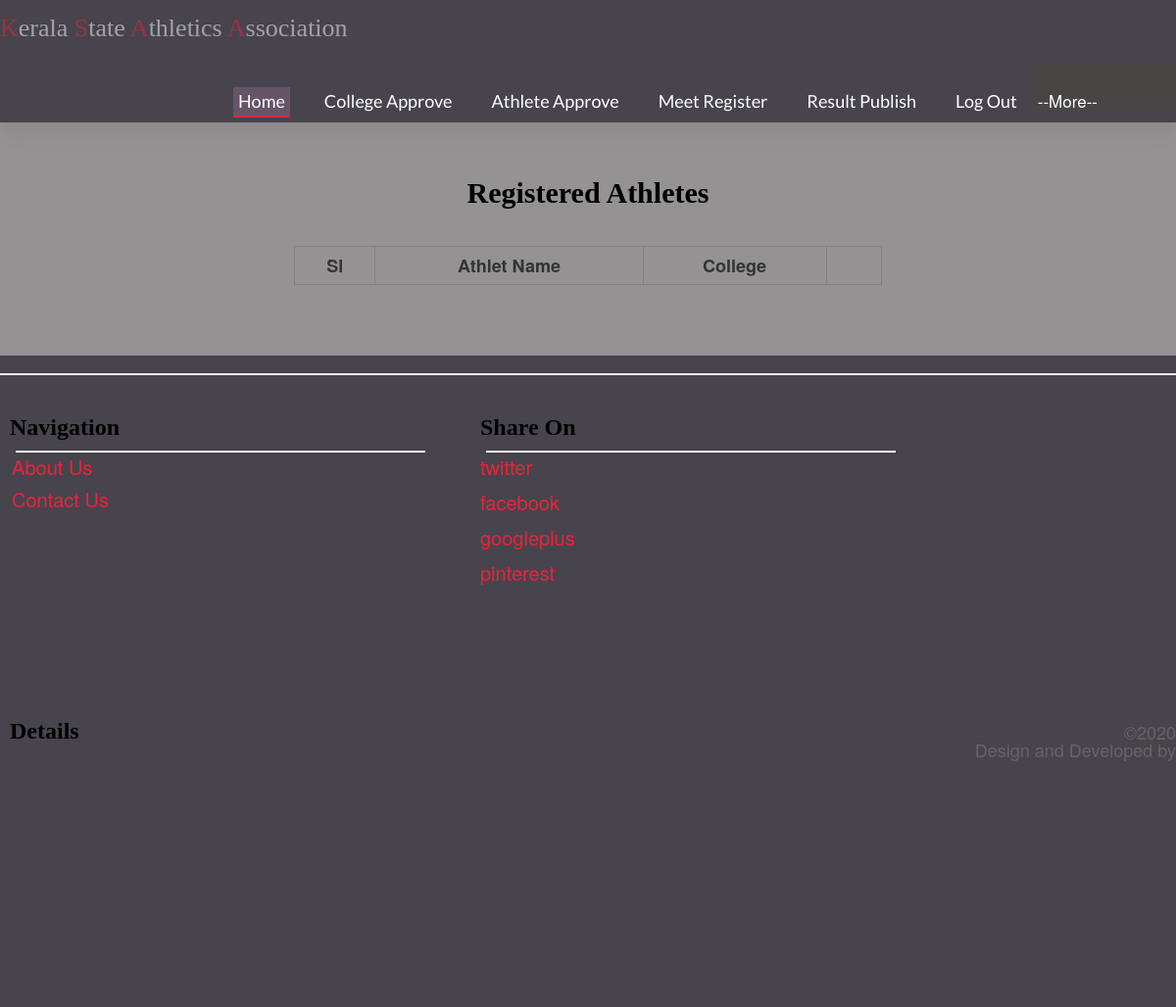
Page /athleteView.php (signed in) on the earlier database version.
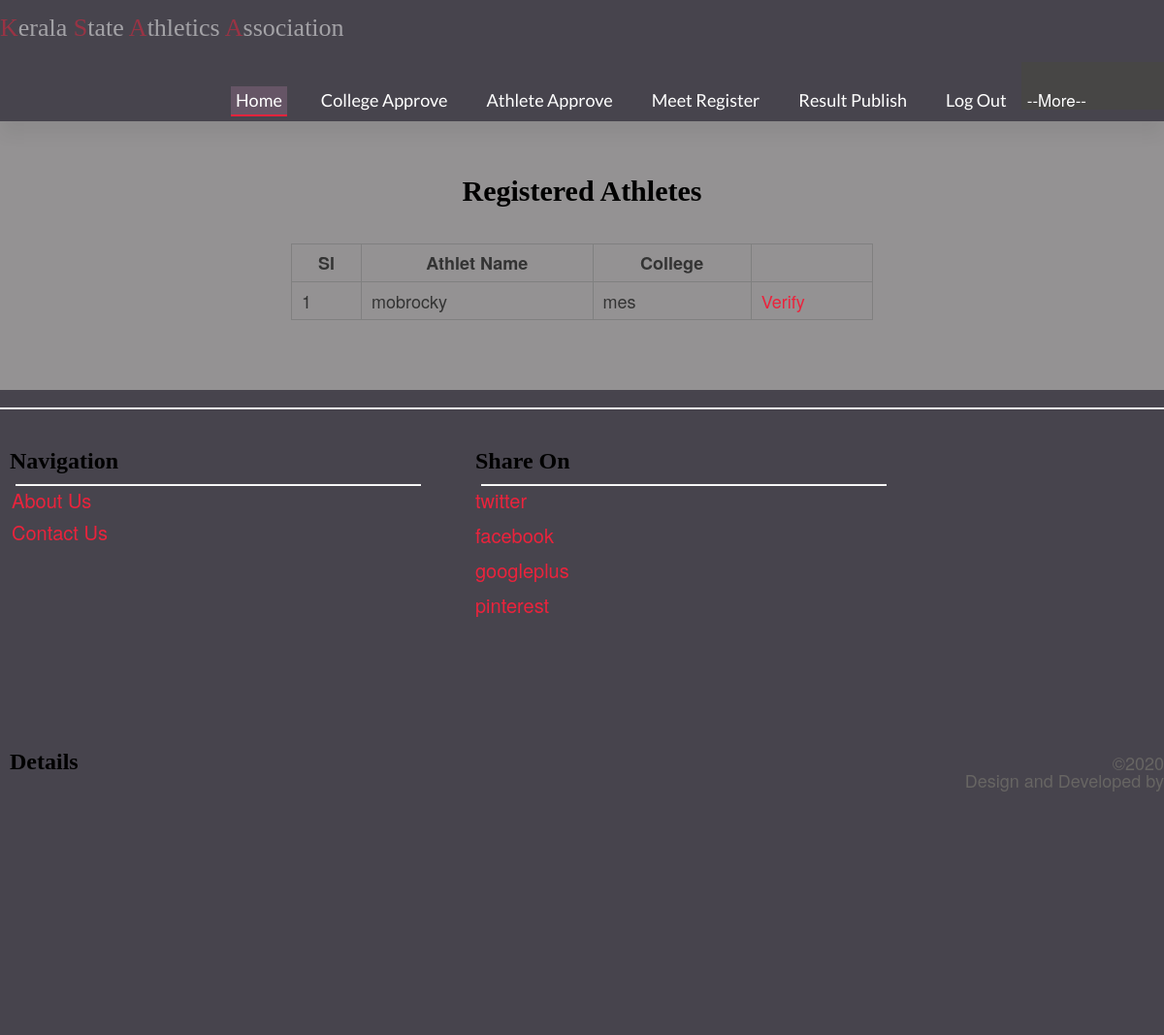
Same page on the later database version.
### tables this page shows
CREATE TABLE `athlete_registration` (
  `ath_id` int(11) NOT NULL COMMENT 'athlete id',
  `name` varchar(25) DEFAULT NULL COMMENT 'name of athlete',
  `dob` date DEFAULT NULL COMMENT 'date of birth',
  `gender` varchar(7) DEFAULT NULL COMMENT 'gender of athlete',
  `email` varchar(30) DEFAULT NULL COMMENT 'email of athlete',
  `phone` int(11) DEFAULT NULL COMMENT 'athlete phone number',
  `father_name` varchar(30) DEFAULT NULL COMMENT 'name of father',
  `mother_name` varchar(30) DEFAULT NULL COMMENT 'name of mother',
  `dist` varchar(15) DEFAULT NULL COMMENT 'district',
  `address` varchar(50) DEFAULT NULL COMMENT 'address',
  `pin` int(11) DEFAULT NULL COMMENT 'pin number',
  `coach` varchar(30) DEFAULT NULL COMMENT 'name of coach',
  `blood` varchar(5) DEFAULT NULL COMMENT 'blood group',
  `aadhar` varbinary(30) DEFAULT NULL COMMENT 'aadhar number',
  `photo` varbinary(30) DEFAULT NULL COMMENT 'athlete photo',
  `regno` varchar(15) DEFAULT NULL COMMENT 'register number',
  `clgid` int(11) DEFAULT NULL COMMENT 'registered college id',
  `approve` varchar(10) DEFAULT NULL COMMENT 'spprove or not'
);

CREATE TABLE `college_registration` (
  `clg_id` int(11) NOT NULL COMMENT 'college id',
  `clg_name` varchar(30) DEFAULT NULL COMMENT 'college name',
  `affliation` int(11) DEFAULT NULL COMMENT 'affliation number',
  `address` varchar(50) DEFAULT NULL COMMENT 'college address',
  `district` varchar(15) DEFAULT NULL COMMENT 'college district',
  `pin` int(11) DEFAULT NULL COMMENT 'pin number',
  `email` varchar(30) DEFAULT NULL COMMENT 'email id of college',
  `phone` int(11) DEFAULT NULL COMMENT 'pnone number',
  `password` varchar(20) DEFAULT NULL COMMENT 'college password',
  `lid` int(11) DEFAULT NULL COMMENT 'login id'
);

### athleteView.php (the view, shortened to what this page needs)
<!DOCTYPE html PUBLIC "-//W3C//DTD XHTML 1.0 Transitional//EN" "http://www.w3.org/TR/xhtml1/DTD/xhtml1-transitional.dtd">
<html xmlns="http://www.w3.org/1999/xhtml">
<head>
</head>
<?php include("admin_header.php")?>
<body style="font-size: 18px;">
  <center>
    <h1>Registered Athletes</h1>
    <br><br>
<form action="" method="POST">
<table width="600" border="1" cellspacing="0" cellpadding="10">
  <tr>
    <th>Sl</th>
    <th>Athlet Name</th>
    <th>College</th>
    <th>&nbsp;</th>
  </tr>
<?php
include("connection.php");
$rs=mysqli_query($con,"select athlete_registration.*,college_registration.clg_name from athlete_registration,college_registration where athlete_registration.clgid=college_registration.lid and athlete_registration.approve='pending'");
$i=1;
while($row=mysqli_fetch_array($rs))
{
?>
  <tr>
    <td><?php echo $i?></td>
     <td><?php echo $row['name']?></td>
    <td><?php echo $row['clg_name']?></td>
    <td><a href="athleteApprove.php?id=<?php echo $row['ath_id']?>">Verify</a></td>
  </tr>
  <?php $i++; }?>
</table>
</form>
</center>
</body>
<?php include("admin_footer.php")?>
</html>

Differences in the rows shown:
added athlete_registration: name "mobrocky", college_registration.clg_name "mes"
